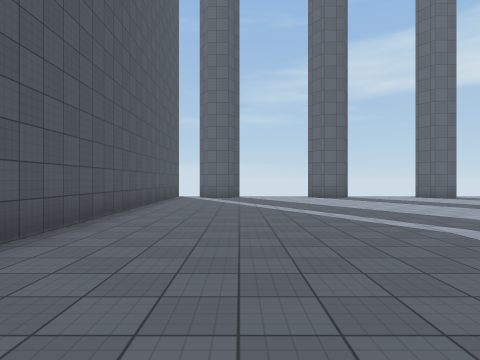
View 1 (above)

18 first-person views from a walk through a Unity game level. The camera is 1.5 m above the floor, looks level and sees 75° across. The floor is counted in squares, 2 m on a side. Each view is taken from the middle of a square. On the plan, view 1 faces up. The plan holds only what a view shows up to about 10 squares ahead; the rest is blank. The place goes on beyond the plan. The player character is not drawn. Surface patterns are stand-ins for the level's own textures.

View 2
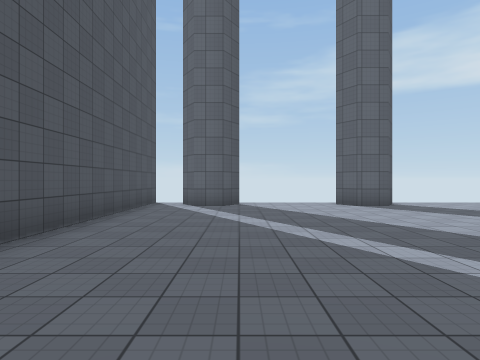

View 3
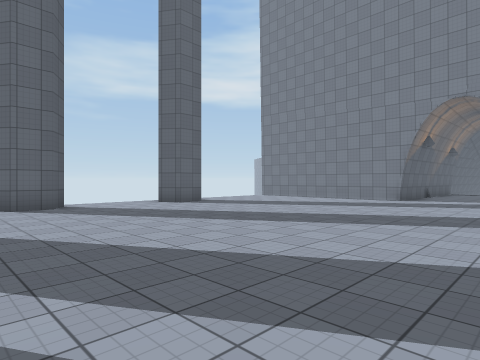

View 4
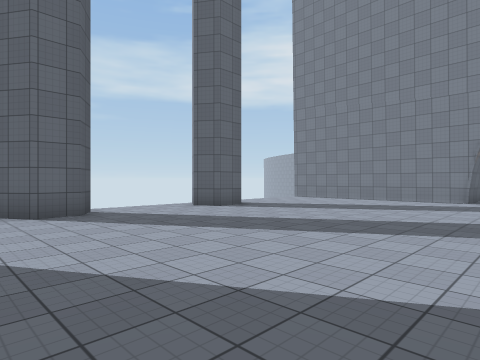

View 5
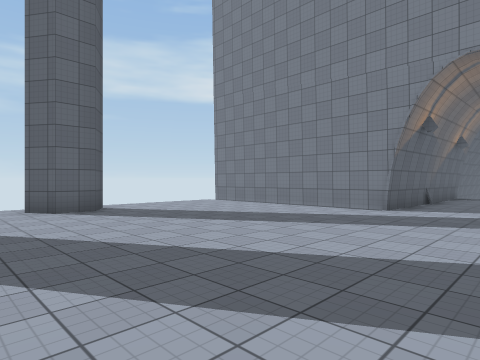

View 6
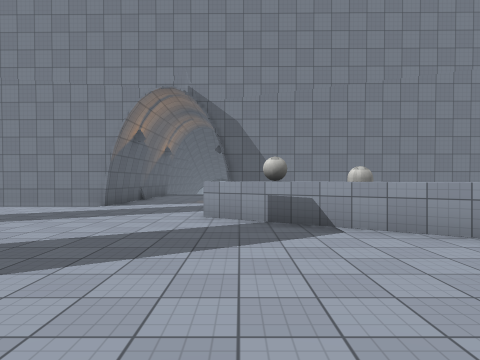

View 7
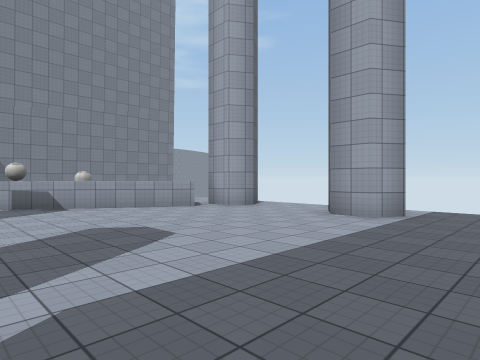

View 8
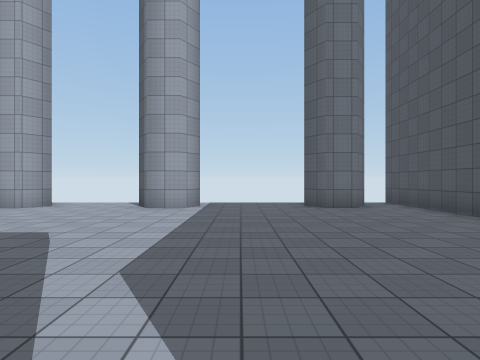

View 9
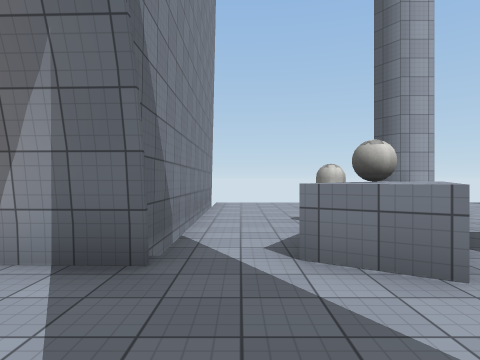

View 10
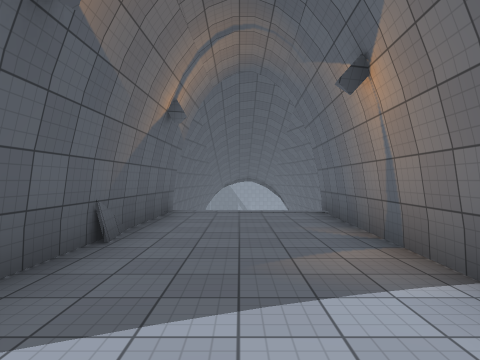

View 11
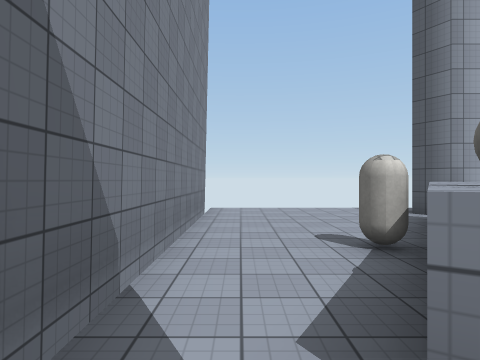

View 12
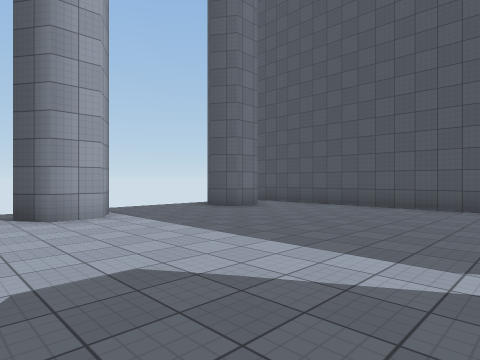

View 13
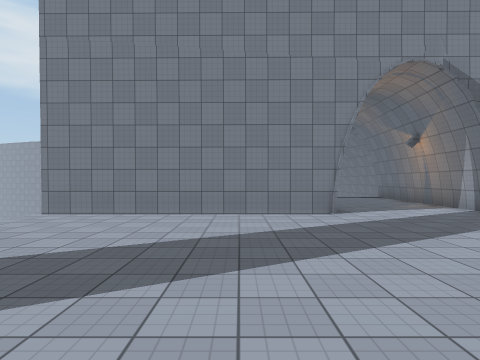

View 14
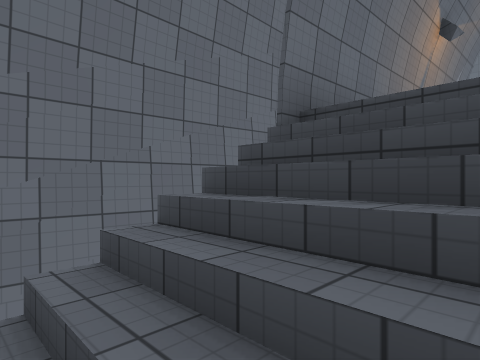

View 15
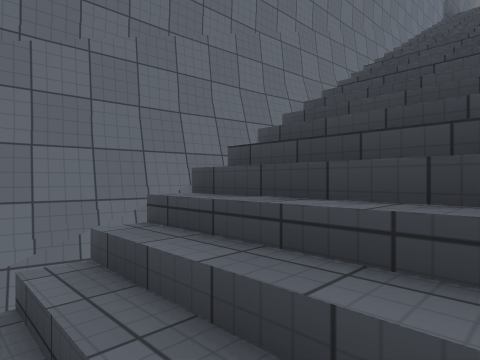

View 16
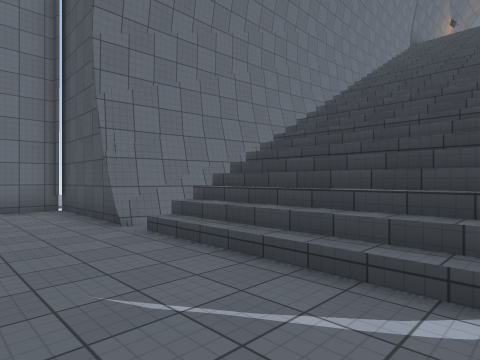

View 17
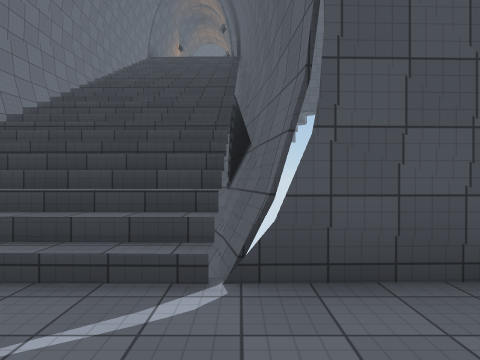

View 18
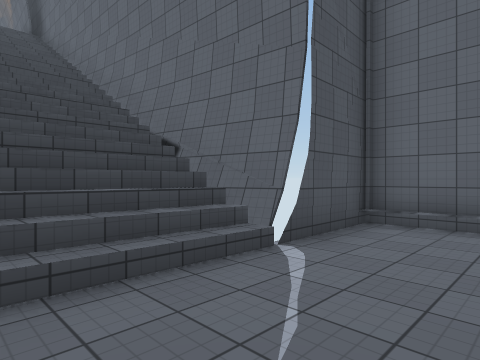

### Floor plan
Key: @ floor where view 1 was taken; # wall or solid block; . main floor; - floor 3 m lower than the main floor; _ floor 12.25 m lower than the main floor; / step, stairs or slope; ^ raised ledge; v drop or lower ground; O other object.
Columns run from 3 left of view 1 to 34 right of it. Each row starts with its distance up from view 1.
 15                  #
 14 #.##..##...##....#
 13 #..........##....#
 12 #................#
 11 #................#                #
 10 #................#                ###
  9 #................#                #___
  8 #................##################/__
  7 #....................../ //////////___
  6 #......................////////////___
  5 #......................////////////___
  4 #.............^^.#######vv-////////___
  3 #.............O..#    #############/_
  2 #............^O..#                #__
  1 #...........^^...#                #__
  0 #..@........^^...#                ###
 -1 #...........^....#                 #
 -2 #.##...#...##....#
 -3 #. .... ...  ....#

Positions as (right, up) in squares from view 1, and headings:
1: (0, 0), facing up
2: (0, 4), facing up
3: (2, 4), facing up-right
4: (2, 6), facing up-right
5: (6, 5), facing up-right
6: (5, 4), facing right
7: (1, 5), facing down-right
8: (2, 7), facing down
9: (13, 7), facing down
10: (13, 6), facing right
11: (13, 5), facing down
12: (6, 5), facing down-left
13: (7, 10), facing right
14: (23, 6), facing down-left
15: (30, 6), facing down-left
16: (34, 8), facing down-left
17: (34, 8), facing left
18: (34, 5), facing up-left
